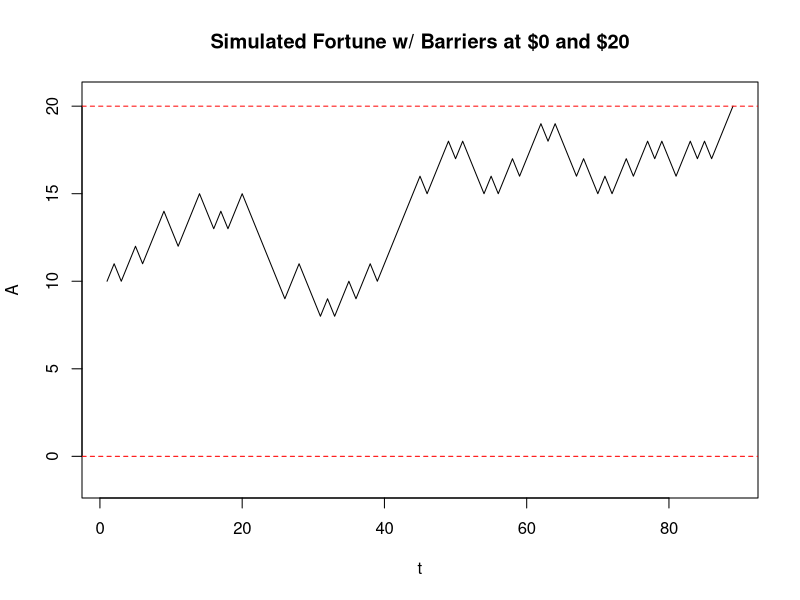

This figure's R source:

## 4.1 

reps <- 10000
Sn <- numeric(reps)

## many simulations to answer average time to hit a barrier

for (i in 1:reps){
  A <- 10
  n <- 0
  while (A < 20 & A > 0){
    jump <- sample(c(-1, 1), size = 1)
    A <- A + jump
    n <- n + 1
  }
  Sn[i] <- n
}

mean(Sn)

## for a single path we do the following instead

A <- c(10)

i <- 1
while(A[i] != 0 & A[i] != 20){
  jump <- sample(c(-1, 1), size = 1)
  A <- c(A, A[i] + jump)
  i <- i + 1
}

t <- seq(1, length(A))
plot(t, A, type = "l", main = "Simulated Fortune w/ Barriers at $0 and $20", ylim = c(-1.5, 20.5))
abline(h = c(0, 20), lty = 2, col = "red")

## 4.2

reps <- 100000
Xt <- numeric(reps)
for (i in 1:reps){
  t <- 10
  lambda <- 3
  a <- 2
  b <- 2
  Nt <- rpois(1, lambda = lambda * t)
  Y <- rgamma(Nt, a, b) # gamma distributed jumps
  Xt[i] <- sum(Y) 
}

mean(Xt) ## ~30 = lambda * t * E[Y] (E[Y]= a/b)
var(Xt)

## 4.3

## lam(t) = 2*t + 2 set t0 = 5 then the upper bound lam_0 = 12.

exp_arrival <- numeric(1000)
for (i in 1:1000){
  t0 <- 5
  lambda_0 <- 12
  upper <- 100
  N <- rpois(1, lambda_0 * upper)
  Tn <- rexp(N, lambda_0)
  Sn <- cumsum(Tn)
  Un <- runif(N)
  keep <- (Un <= (2*Sn + 2)/lambda_0 )
  
  arrival <- sum(Sn[keep] <= t0 & Sn[keep] >= 4)
  exp_arrival[i] <- arrival 
}

mean(exp_arrival)
